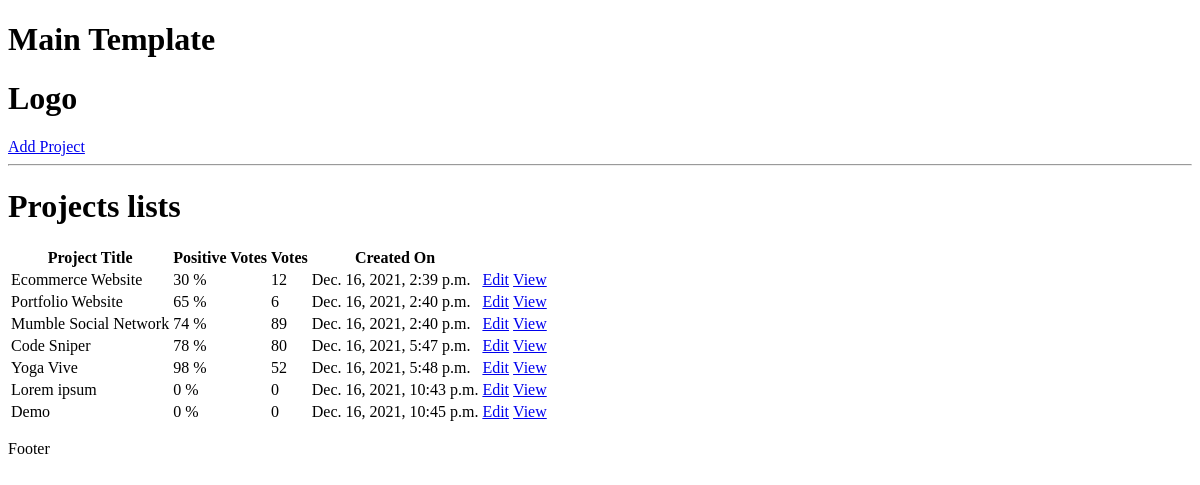
Before: / with the older database file.
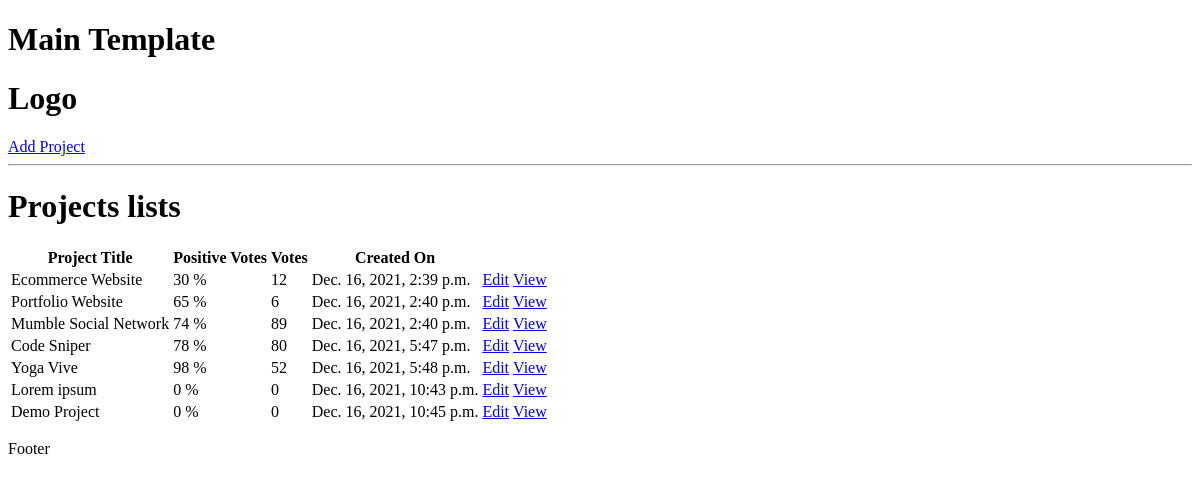
After: the same page with the newer database file.
### projects/models.py (models this page shows, shortened)
class Projects(models.Model):
 title = models.CharField(max_length=200)
 description = models.TextField(null=True, blank=True)
 demo_link = models.CharField(max_length=2000,null=True, blank=True)
 source_link = models.CharField(max_length=2000,null=True, blank=True)
 tags = models.ManyToManyField(Tag, blank=True)
 vote_total = models.IntegerField(default=0,null=True, blank=True)
 vote_ratio = models.IntegerField(default=0,null=True, blank=True)
 created_at = models.DateTimeField(auto_now_add=True)
 id = models.UUIDField(default = uuid.uuid4, unique=True, primary_key=True, editable=False)

### projects/views.py (the view)
# urls.py: path('', include('projects.urls')),
def projects(request):
    projects = Projects.objects.all()
    context = { 'projects': projects}
    return render(request,'projects/projects.html', context)

### projects/templates/projects/projects.html
{% extends 'main.html' %}
{% block content %}
<h1>Projects lists</h1>
<table>
 <tr>
  <th>Project Title</th>
  <th>Positive Votes</th>
  <th>Votes</th>
  <th>Created On</th>
  <th></th>
  <th></th>
 </tr>
 {% for project in projects %}
 <tr>
  <td>{{ project.title }}</td>
  <td>{{ project.vote_ratio }} %</td>
  <td>{{ project.vote_total }}</td>
  <td>{{ project.created_at }}</td>
  <td><a href="{% url 'update-project' project.id %}">Edit</a></td>
  <td><a href="{% url 'project' project.id %}">View</a></td>
 </tr>
 {% endfor %}
</table>
{% endblock content %}

Changed rows visible on the page:
changed Projects: title "Demo" → "Demo Project"
